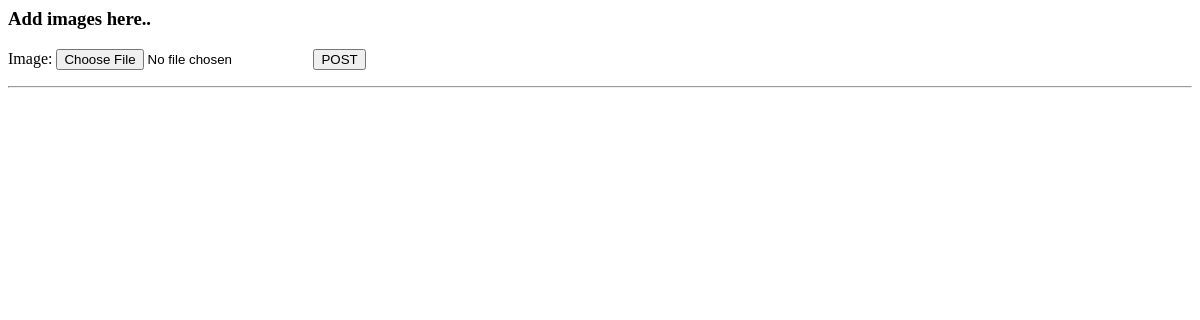
/vendor-images/ (signed in), run on an earlier commit of the app's database.
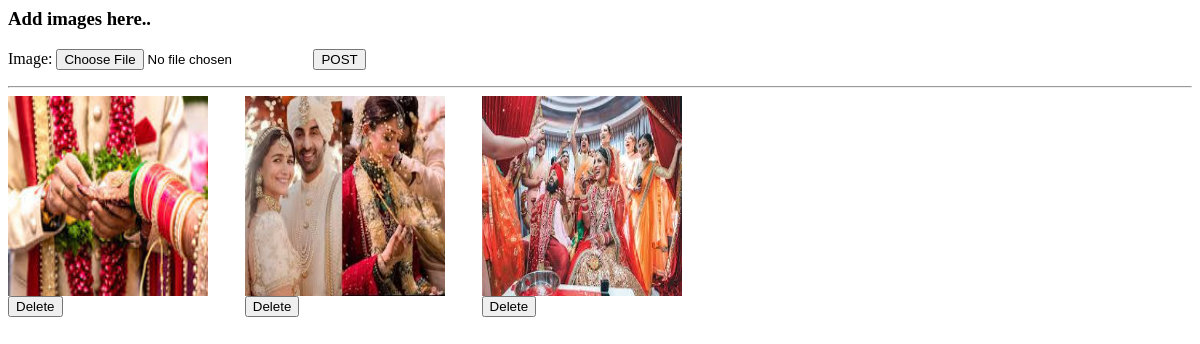
And on a later commit of the database.
### EventPlanner/models.py (models this page shows)
class Image(models.Model):
    user_profile = models.ForeignKey('userprofile',on_delete = models.CASCADE,null = True,blank = True)
    venue_object = models.ForeignKey('Venue',on_delete = models.CASCADE,null = True, blank = True)
    image = models.ImageField(upload_to='images/',null = True,blank = True)
    upload_date = models.DateTimeField(auto_now = True)

### EventPlanner/views.py (the view, shortened to what this page needs)
# urls.py: path('vendor-images/',views.vendor_images),
@login_required(login_url='/login/')
def vendor_images(request):
    if request.user.userprofile.user_type == 'is_event_planner':
        images = Image.objects.filter(user_profile = request.user.userprofile)
        context = {'ImageForm':ImageForm,'images':images,}
        return render(request, 'EventPlanner/vendor-images.html',context)

### EventPlanner/templates/EventPlanner/vendor-images.html (shortened to what this page needs)
{% load static %}
<link rel="stylesheet" href="{% static 'EventPlanner/css/vendor-images.css' %}">
<h3>Add images here..</h3>
<form action="" method="POST" enctype="multipart/form-data">
    {{ImageForm}}
    <input type="submit" value="POST">
</form>
<hr>
<div>
    <div class="grid-div">
    {% for image_object in images %}
    <div>
        <img src="{{image_object.image.url}}" alt="" width="200" height="200">
        <form action="" method="POST">
            <input type="submit" value="Delete">
        </form>
    </div>
    {% endfor %}
    </div>
</div>

What changed in the data, as far as the page shows it:
added Image: image (picture)
added Image: image (picture)
added Image: image (picture)
